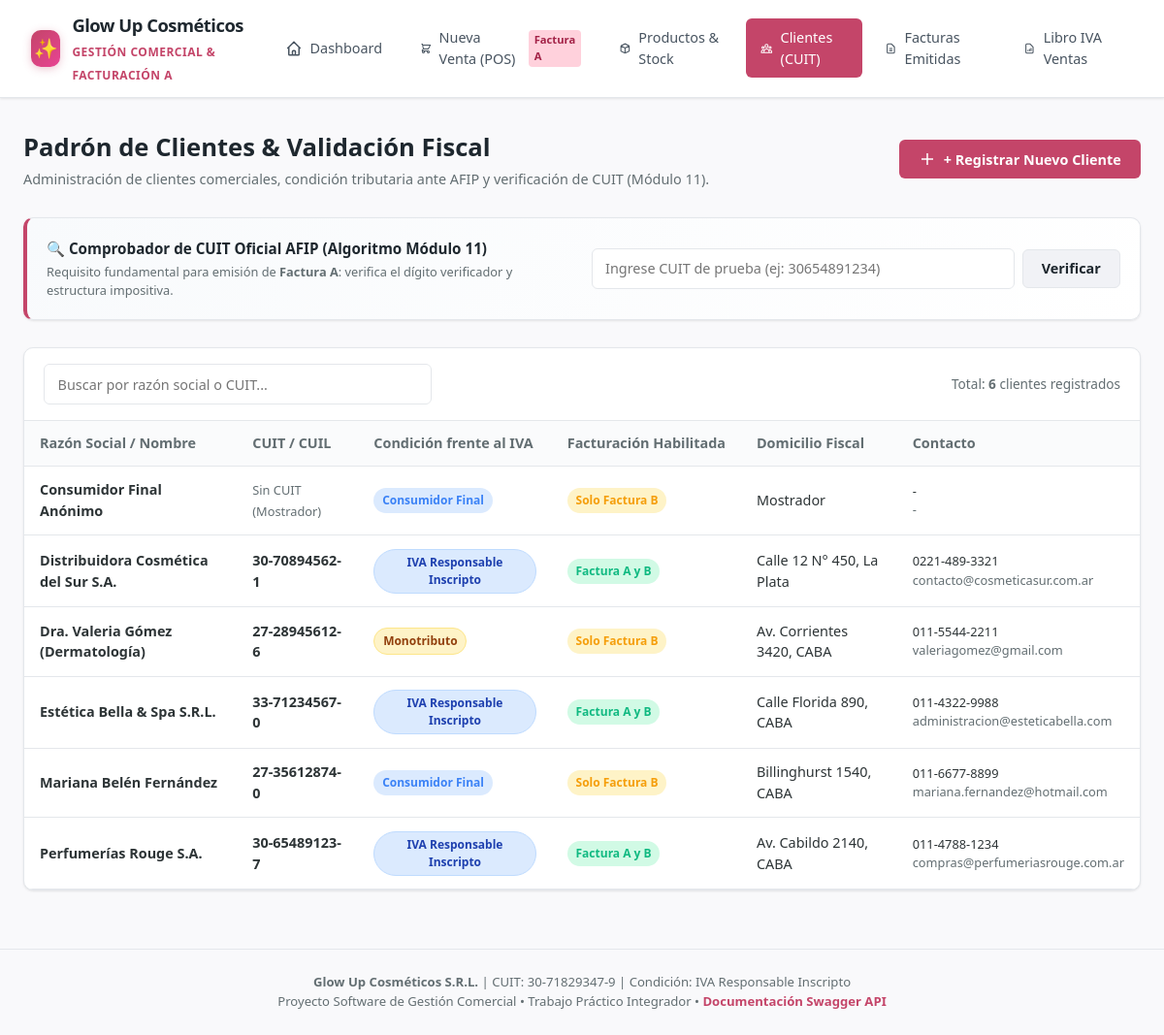
Screenshot of /clientes with the database file from the repository.
### tables this page shows
CREATE TABLE clientes (
        id INTEGER PRIMARY KEY AUTOINCREMENT,
        razon_social TEXT NOT NULL,
        cuit TEXT UNIQUE,
        condicion_iva TEXT NOT NULL,
        domicilio TEXT,
        telefono TEXT,
        email TEXT,
        activo INTEGER DEFAULT 1,
        created_at TIMESTAMP DEFAULT CURRENT_TIMESTAMP
    );

### routes/views.py (the view)
@router.get("/clientes", response_class=HTMLResponse)
def view_clientes(request: Request):
    conn = get_db_connection()
    cursor = conn.cursor()
    cursor.execute("SELECT * FROM clientes WHERE activo = 1 ORDER BY razon_social")
    clientes = [dict(r) for r in cursor.fetchall()]
    conn.close()
    return templates.TemplateResponse(
        request=request,
        name="clientes.html",
        context={
            "empresa": EMPRESA,
            "clientes": clientes,
            "active_page": "clientes"
        }
    )

### templates/clientes.html (shortened to what this page needs)
{% extends "base.html" %}
{% block content %}
<div class="page-header">
  <div>
    <h2>Padrón de Clientes & Validación Fiscal</h2>
    <p>Administración de clientes comerciales, condición tributaria ante AFIP y verificación de CUIT (Módulo 11).</p>
  </div>
  <button type="button" class="btn btn-primary" onclick="abrirModalNuevoCliente()">
    <svg width="18" height="18" fill="none" stroke="currentColor" stroke-width="2" viewBox="0 0 24 24"><path d="M12 4v16m8-8H4"/></svg>
    + Registrar Nuevo Cliente
  </button>
</div>
<div class="card" style="background: linear-gradient(135deg, #f8fafc, #ffffff); border-left: 4px solid var(--primary);">
  <div class="card-body">
    <div style="display: flex; justify-content: space-between; align-items: center; flex-wrap: wrap; gap: 1rem;">
      <div style="flex: 1; min-width: 280px;">
        <h4 style="font-size: 0.95rem; font-weight: 700; color: var(--dark); margin-bottom: 0.2rem;">
          🔍 Comprobador de CUIT Oficial AFIP (Algoritmo Módulo 11)
        </h4>
        <p style="font-size: 0.8rem; color: var(--text-muted);">
          Requisito fundamental para emisión de <strong>Factura A</strong>: verifica el dígito verificador y estructura impositiva.
        </p>
      </div>
      <div style="display: flex; gap: 0.5rem; align-items: center; flex: 1; min-width: 300px;">
        <input type="text" id="testCuitInput" class="form-control" placeholder="Ingrese CUIT de prueba (ej: 30654891234)">
        <button type="button" class="btn btn-secondary" onclick="probarCuitDesdeInput()">Verificar</button>
      </div>
    </div>
  </div>
</div>
<div class="card">
  <div class="card-header">
    <div style="max-width: 400px; width: 100%;">
      <input type="text" id="buscadorClientes" class="form-control" placeholder="Buscar por razón social o CUIT..." oninput="filtrarClientes()">
    </div>
    <div style="font-size: 0.85rem; color: var(--text-muted);">
      Total: <strong>{{ clientes|length }}</strong> clientes registrados
    </div>
  </div>
  <div class="table-responsive">
    <table id="tablaClientes">
      <thead>
        <tr>
          <th>Razón Social / Nombre</th>
          <th>CUIT / CUIL</th>
          <th>Condición frente al IVA</th>
          <th>Facturación Habilitada</th>
          <th>Domicilio Fiscal</th>
          <th>Contacto</th>
        </tr>
      </thead>
      <tbody>
        {% for c in clientes %}
        <tr class="fila-cliente">
          <td><strong>{{ c.razon_social }}</strong></td>
          <td>
            {% if c.cuit %}
            <code style="font-size: 0.9rem; font-weight: 600;">{{ c.cuit }}</code>
            {% else %}
            <span style="color: var(--text-muted); font-size: 0.8rem;">Sin CUIT (Mostrador)</span>
            {% endif %}
          </td>
          <td>
            <span class="badge {% if c.condicion_iva == 'IVA Responsable Inscripto' %}badge-a{% elif c.condicion_iva == 'Monotributo' %}badge-b{% else %}badge-info{% endif %}">
              {{ c.condicion_iva }}
            </span>
          </td>
          <td>
            {% if c.condicion_iva == 'IVA Responsable Inscripto' %}
            <span class="badge badge-success" style="font-size: 0.75rem;">Factura A y B</span>
            {% else %}
            <span class="badge badge-warning" style="font-size: 0.75rem;">Solo Factura B</span>
            {% endif %}
          </td>
          <td>{{ c.domicilio or '-' }}</td>
          <td style="font-size: 0.8rem;">
            <div>{{ c.telefono or '' }}</div>
            <div style="color: var(--text-muted);">{{ c.email or '' }}</div>
          </td>
        </tr>
        {% endfor %}
      </tbody>
    </table>
  </div>
</div>
{% endblock %}

### static/css/style.css (style rules this page uses)
:root { --primary: #c44569; --primary-light: #f8e1e7; --primary-hover: #b03557; --secondary: #cf8a4f; --dark: #1e272e; --slate: #485460; --bg: #f9f9fb; --surface: #ffffff; --border: #e4e7eb; --text: #2d3436; --text-muted: #636e72; --success: #10b981; --success-bg: #d1fae5; --warning: #f59e0b; --warning-bg: #fef3c7; --danger: #ef4444; --danger-bg: #fee2e2; --info: #3b82f6; --info-bg: #dbeafe; --shadow-sm: 0 1px 3px rgba(0,0,0,0.06), 0 1px 2px rgba(0,0,0,0.04); --shadow-md: 0 4px 6px -1px rgba(0,0,0,0.07), 0 2px 4px -1px rgba(0,0,0,0.04); --shadow-lg: 0 10px 15px -3px rgba(0,0,0,0.08), 0 4px 6px -2px rgba(0,0,0,0.03); --radius-sm: 6px; --radius: 10px; --radius-lg: 16px; }
* { box-sizing: border-box; margin: 0; padding: 0; font-family: 'Segoe UI', system-ui, -apple-system, BlinkMacSystemFont, Roboto, sans-serif; }
body { background-color: var(--bg); color: var(--text); line-height: 1.5; min-height: 100vh; display: flex; flex-direction: column; }
.page-header { display: flex; justify-content: space-between; align-items: center; margin-bottom: 1.75rem; flex-wrap: wrap; gap: 1rem; }
.page-header h2 { font-size: 1.6rem; font-weight: 700; color: var(--dark); }
.page-header p { color: var(--text-muted); font-size: 0.9rem; margin-top: 0.2rem; }
.btn { display: inline-flex; align-items: center; justify-content: center; gap: 0.5rem; padding: 0.6rem 1.2rem; border-radius: var(--radius-sm); font-size: 0.9rem; font-weight: 600; cursor: pointer; border: 1px solid transparent; transition: all 0.2s; text-decoration: none; }
.btn-primary { background-color: var(--primary); color: white; }
.btn-secondary { background-color: #f1f2f6; color: var(--dark); border-color: var(--border); }
.card { background-color: var(--surface); border: 1px solid var(--border); border-radius: var(--radius); box-shadow: var(--shadow-sm); margin-bottom: 1.75rem; overflow: hidden; }
.card-header { padding: 1rem 1.25rem; border-bottom: 1px solid var(--border); display: flex; justify-content: space-between; align-items: center; }
.card-body { padding: 1.25rem; }
.table-responsive { overflow-x: auto; }
table { width: 100%; border-collapse: collapse; text-align: left; font-size: 0.9rem; }
thead th { background-color: #fafbfc; color: var(--text-muted); font-weight: 600; padding: 0.75rem 1rem; border-bottom: 1px solid var(--border); white-space: nowrap; }
tbody td { padding: 0.85rem 1rem; border-bottom: 1px solid var(--border); color: var(--text); vertical-align: middle; }
.badge { display: inline-block; padding: 0.25rem 0.55rem; border-radius: 9999px; font-size: 0.75rem; font-weight: 600; text-align: center; }
.badge-a { background-color: #dbeafe; color: #1e40af; border: 1px solid #bfdbfe; font-weight: 700; }
.badge-b { background-color: #fef3c7; color: #92400e; border: 1px solid #fde68a; font-weight: 700; }
.badge-success { background-color: var(--success-bg); color: var(--success); }
.badge-warning { background-color: var(--warning-bg); color: var(--warning); }
.badge-info { background-color: var(--info-bg); color: var(--info); }
.form-control, .form-select { width: 100%; padding: 0.65rem 0.85rem; border: 1px solid var(--border); border-radius: var(--radius-sm); font-size: 0.9rem; color: var(--text); background-color: var(--surface); transition: border-color 0.2s, box-shadow 0.2s; }

### templates/base.html (style rules this page uses)
body { font-family: 'Plus Jakarta Sans', system-ui, sans-serif; }

### rows the page displays
clientes: razon_social "Consumidor Final Anónimo", shows "Sin CUIT (Mostrador)", condicion_iva "Consumidor Final", shows "Solo Factura B", domicilio "Mostrador", telefono "-", email "-"
clientes: razon_social "Distribuidora Cosmética del Sur S.A.", cuit "30-70894562-1", condicion_iva "IVA Responsable Inscripto", shows "Factura A y B", domicilio "Calle 12 N° 450, La Plata", telefono "0221-489-3321", email "contacto@cosmeticasur.com.ar"
clientes: razon_social "Dra. Valeria Gómez (Dermatología)", cuit "27-28945612-6", condicion_iva "Monotributo", shows "Solo Factura B", domicilio "Av. Corrientes 3420, CABA", telefono "011-5544-2211", email "valeriagomez@gmail.com"
clientes: razon_social "Estética Bella & Spa S.R.L.", cuit "33-71234567-0", condicion_iva "IVA Responsable Inscripto", shows "Factura A y B", domicilio "Calle Florida 890, CABA", telefono "011-4322-9988", email "administracion@esteticabella.com"
clientes: razon_social "Mariana Belén Fernández", cuit "27-35612874-0", condicion_iva "Consumidor Final", shows "Solo Factura B", domicilio "Billinghurst 1540, CABA", telefono "011-6677-8899", email "mariana.fernandez@hotmail.com"
clientes: razon_social "Perfumerías Rouge S.A.", cuit "30-65489123-7", condicion_iva "IVA Responsable Inscripto", shows "Factura A y B", domicilio "Av. Cabildo 2140, CABA", telefono "011-4788-1234", email "compras@perfumeriasrouge.com.ar"

### other values shown
{{ clientes|length }} "6"
{{ empresa.cuit }} "30-71829347-9"
{{ empresa.condicion_iva }} "IVA Responsable Inscripto"
